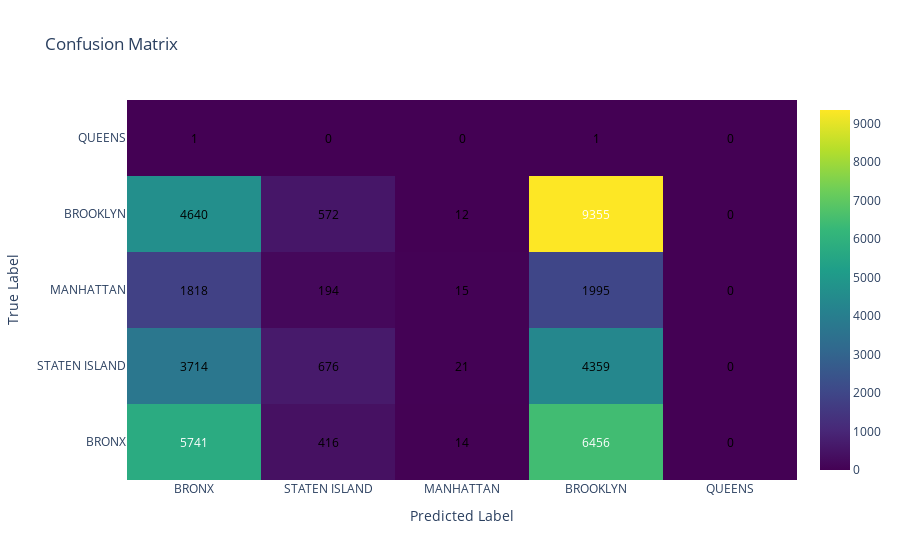

This figure's notebook cell:
### Code cell
def visualize(df, y_test, y_pred):
    cm = confusion_matrix(y_test, y_pred)
    df = df[df['BORO_NM'] != '(null)']
    borough_labels = list(df['BORO_NM'].unique())

    fig = go.Figure(data=go.Heatmap(z=cm, x=borough_labels, y=borough_labels, colorscale='Viridis'))

    fig.update_layout(
        title='Confusion Matrix',
        xaxis=dict(title='Predicted Label'),
        yaxis=dict(title='True Label'),
    )

    for i, true_label in enumerate(borough_labels):
        for j, pred_label in enumerate(borough_labels):
            fig.add_annotation(
                x=pred_label,
                y=true_label,
                text=str(cm[i, j]),
                showarrow=False,
                font=dict(color='white' if cm[i, j] > cm.max() / 2 else 'black')
            )

    fig.show()
#testing
visualize(df, y_test, y_pred)

### Figure 1 — Plotly figure (JSON) as saved in the notebook; plotly's stock layout.template omitted (floating-point values rounded to 4 significant figures)
{"data": [{"colorscale": [[0, "#440154"], [0.1111, "#482878"], [0.2222, "#3e4989"], [0.3333, "#31688e"], [0.4444, "#26828e"], [0.5556, "#1f9e89"], [0.6667, "#35b779"], [0.7778, "#6ece58"], [0.8889, "#b5de2b"], [1, "#fde725"]], "type": "heatmap", "x": ["BRONX", "STATEN ISLAND", "MANHATTAN", "BROOKLYN", "QUEENS"], "y": ["BRONX", "STATEN ISLAND", "MANHATTAN", "BROOKLYN", "QUEENS"], "z": [[5741, 416, 14, 6456, 0], [3714, 676, 21, 4359, 0], [1818, 194, 15, 1995, 0], [4640, 572, 12, 9355, 0], [1, 0, 0, 1, 0]]}], "layout": {"annotations": [{"font": {"color": "white"}, "showarrow": false, "text": "5741", "x": "BRONX", "y": "BRONX"}, {"font": {"color": "black"}, "showarrow": false, "text": "416", "x": "STATEN ISLAND", "y": "BRONX"}, {"font": {"color": "black"}, "showarrow": false, "text": "14", "x": "MANHATTAN", "y": "BRONX"}, {"font": {"color": "white"}, "showarrow": false, "text": "6456", "x": "BROOKLYN", "y": "BRONX"}, {"font": {"color": "black"}, "showarrow": false, "text": "0", "x": "QUEENS", "y": "BRONX"}, {"font": {"color": "black"}, "showarrow": false, "text": "3714", "x": "BRONX", "y": "STATEN ISLAND"}, {"font": {"color": "black"}, "showarrow": false, "text": "676", "x": "STATEN ISLAND", "y": "STATEN ISLAND"}, {"font": {"color": "black"}, "showarrow": false, "text": "21", "x": "MANHATTAN", "y": "STATEN ISLAND"}, {"font": {"color": "black"}, "showarrow": false, "text": "4359", "x": "BROOKLYN", "y": "STATEN ISLAND"}, {"font": {"color": "black"}, "showarrow": false, "text": "0", "x": "QUEENS", "y": "STATEN ISLAND"}, {"font": {"color": "black"}, "showarrow": false, "text": "1818", "x": "BRONX", "y": "MANHATTAN"}, {"font": {"color": "black"}, "showarrow": false, "text": "194", "x": "STATEN ISLAND", "y": "MANHATTAN"}, {"font": {"color": "black"}, "showarrow": false, "text": "15", "x": "MANHATTAN", "y": "MANHATTAN"}, {"font": {"color": "black"}, "showarrow": false, "text": "1995", "x": "BROOKLYN", "y": "MANHATTAN"}, {"font": {"color": "black"}, "showarrow": false, "text": "0", "x": "QUEENS", "y": "MANHATTAN"}, {"font": {"color": "black"}, "showarrow": false, "text": "4640", "x": "BRONX", "y": "BROOKLYN"}, {"font": {"color": "black"}, "showarrow": false, "text": "572", "x": "STATEN ISLAND", "y": "BROOKLYN"}, {"font": {"color": "black"}, "showarrow": false, "text": "12", "x": "MANHATTAN", "y": "BROOKLYN"}, {"font": {"color": "white"}, "showarrow": false, "text": "9355", "x": "BROOKLYN", "y": "BROOKLYN"}, {"font": {"color": "black"}, "showarrow": false, "text": "0", "x": "QUEENS", "y": "BROOKLYN"}, {"font": {"color": "black"}, "showarrow": false, "text": "1", "x": "BRONX", "y": "QUEENS"}, {"font": {"color": "black"}, "showarrow": false, "text": "0", "x": "STATEN ISLAND", "y": "QUEENS"}, {"font": {"color": "black"}, "showarrow": false, "text": "0", "x": "MANHATTAN", "y": "QUEENS"}, {"font": {"color": "black"}, "showarrow": false, "text": "1", "x": "BROOKLYN", "y": "QUEENS"}, {"font": {"color": "black"}, "showarrow": false, "text": "0", "x": "QUEENS", "y": "QUEENS"}], "title": {"text": "Confusion Matrix"}, "xaxis": {"title": {"text": "Predicted Label"}}, "yaxis": {"title": {"text": "True Label"}}}}
